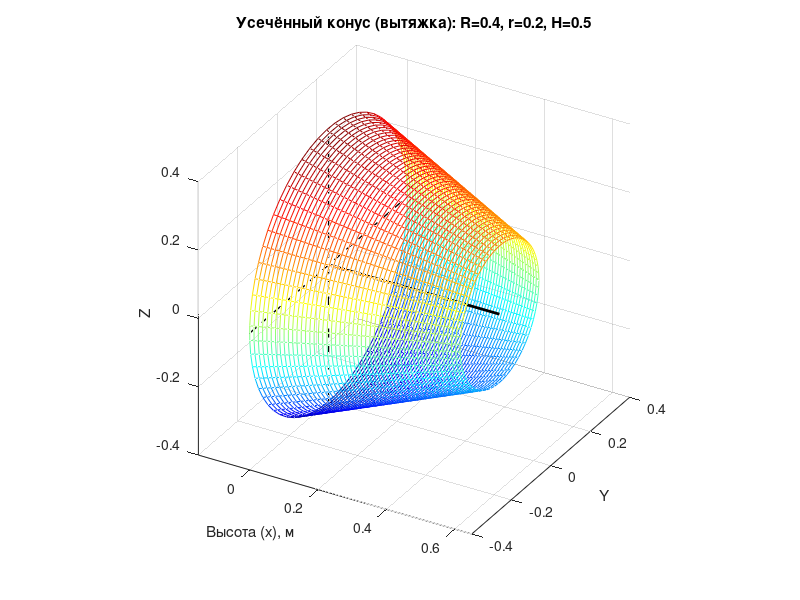
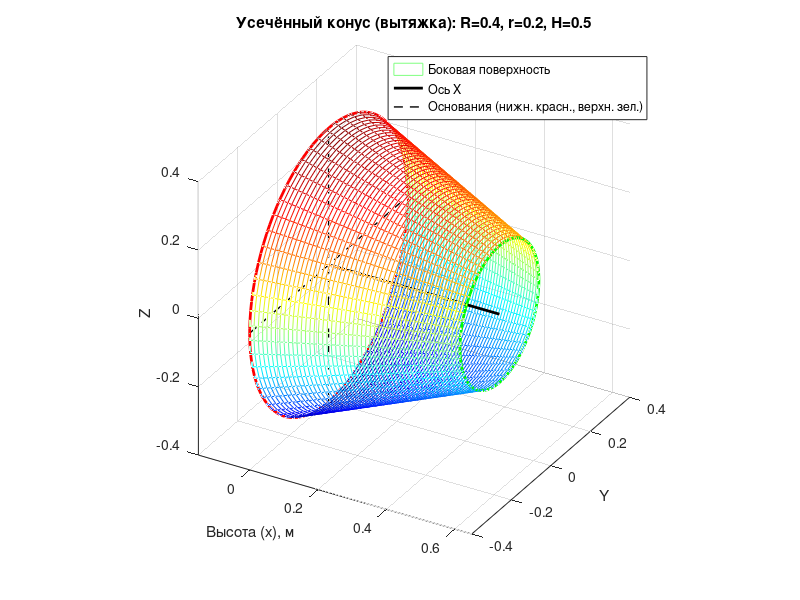

The MATLAB script that drew these images, in order:
% =============================================
% ВИЗУАЛИЗАЦИЯ УСЕЧЁННОГО КОНУСА (КУХОННОЙ ВЫТЯЖКИ)
% Метод: поверхность вращения + интеграл по дифференциалу
% =============================================

clear; clc; close all;

% ========== Параметры усечённого конуса ==========
R = 0.4;   % радиус нижнего основания (метры)
r = 0.2;   % радиус верхнего основания
H = 0.5;   % высота (метры)

% ========== Функция образующей ==========
% y = f(x) = R - ((R - r)/H)*x
f = @(x) R - ((R - r)/H).*x;

% ========== Генерация точек для визуализации ==========
x = linspace(0, H, 50);    % 50 точек по высоте
y = f(x);                  % радиусы на каждом уровне

% ========== Создание сетки для поверхности вращения ==========
theta = linspace(0, 2*pi, 60);  % углы поворота (в радианах)
[X, Theta] = meshgrid(x, theta);

% Радиус на каждом уровне — y(x)
Y = f(X);  % радиус как функция x

% Координаты поверхности в 3D:
X_surf = X;
Y_surf = Y .* cos(Theta);
Z_surf = Y .* sin(Theta);

% ========== Визуализация ==========
figure('Position', [100, 100, 800, 600]);
mesh(X_surf, Y_surf, Z_surf, 'EdgeColor', 'blue', 'FaceColor', 'none');
hold on;

% Добавим оси для наглядности
plot3([0, H], [0, 0], [0, 0], 'k-', 'LineWidth', 2); % ось X
plot3([0, 0], [-R, R], [0, 0], 'k--', 'LineWidth', 1); % ось Y
plot3([0, 0], [0, 0], [-R, R], 'k--', 'LineWidth', 1); % ось Z

% Подписи осей
xlabel('Высота (x), м');
ylabel('Y');
zlabel('Z');
title(['Усечённый конус (вытяжка): R=', num2str(R), ', r=', num2str(r), ', H=', num2str(H)]);
axis equal;
view(30, 30);  % угол обзора
grid on;
shading interp;
colormap jet;

% ========== Вычисление площади боковой поверхности ==========
l = sqrt(H^2 + (R - r)^2);  % длина образующей
S_lateral = pi * (R + r) * l;

fprintf('\n=== Результаты ===\n');
fprintf('Радиус нижнего основания R = %.2f м\n', R);
fprintf('Радиус верхнего основания r = %.2f м\n', r);
fprintf('Высота H = %.2f м\n', H);
fprintf('Длина образующей l = %.4f м\n', l);
fprintf('Площадь боковой поверхности S = %.4f м²\n', S_lateral);

% =============================================
% ВИЗУАЛИЗАЦИЯ УСЕЧЁННОГО КОНУСА (КУХОННОЙ ВЫТЯЖКИ)
% Метод: поверхность вращения + интеграл по дифференциалу
% =============================================

clear; clc; close all;

% ========== Параметры усечённого конуса ==========
R = 0.4;   % радиус нижнего основания (метры)
r = 0.2;   % радиус верхнего основания
H = 0.5;   % высота (метры)

% ========== Функция образующей ==========
% y = f(x) = R - ((R - r)/H)*x
f = @(x) R - ((R - r)/H).*x;

% ========== Генерация точек для визуализации ==========
x = linspace(0, H, 50);    % 50 точек по высоте
y = f(x);                  % радиусы на каждом уровне

% ========== Создание сетки для поверхности вращения ==========
theta = linspace(0, 2*pi, 60);  % углы поворота (в радианах)
[X, Theta] = meshgrid(x, theta);

% Радиус на каждом уровне — y(x)
Y = f(X);  % радиус как функция x

% Координаты поверхности в 3D:
X_surf = X;
Y_surf = Y .* cos(Theta);
Z_surf = Y .* sin(Theta);

% ========== Визуализация ==========
figure('Position', [100, 100, 800, 600]);
mesh(X_surf, Y_surf, Z_surf, 'EdgeColor', 'blue', 'FaceColor', 'none');
hold on;

% Добавим оси для наглядности
plot3([0, H], [0, 0], [0, 0], 'k-', 'LineWidth', 2); % ось X
plot3([0, 0], [-R, R], [0, 0], 'k--', 'LineWidth', 1); % ось Y
plot3([0, 0], [0, 0], [-R, R], 'k--', 'LineWidth', 1); % ось Z

% Подписи осей
xlabel('Высота (x), м');
ylabel('Y');
zlabel('Z');
title(['Усечённый конус (вытяжка): R=', num2str(R), ', r=', num2str(r), ', H=', num2str(H)]);
axis equal;
view(30, 30);  % угол обзора
grid on;
shading interp;
colormap jet;

% ========== Вычисление площади боковой поверхности ==========
l = sqrt(H^2 + (R - r)^2);  % длина образующей
S_lateral = pi * (R + r) * l;

fprintf('\n=== Результаты ===\n');
fprintf('Радиус нижнего основания R = %.2f м\n', R);
fprintf('Радиус верхнего основания r = %.2f м\n', r);
fprintf('Высота H = %.2f м\n', H);
fprintf('Длина образующей l = %.4f м\n', l);
fprintf('Площадь боковой поверхности S = %.4f м²\n', S_lateral);

% ========== Опционально: добавим окружности оснований (для наглядности) ==========
% Нижнее основание
theta_base = linspace(0, 2*pi, 100);
x_bottom = zeros(size(theta_base));
y_bottom = R * cos(theta_base);
z_bottom = R * sin(theta_base);
plot3(x_bottom, y_bottom, z_bottom, 'r-', 'LineWidth', 2);

% Верхнее основание
x_top = H * ones(size(theta_base));
y_top = r * cos(theta_base);
z_top = r * sin(theta_base);
plot3(x_top, y_top, z_top, 'g-', 'LineWidth', 2);

legend('Боковая поверхность', 'Ось X', 'Основания (нижн. красн., верхн. зел.)', 'Location', 'best');
